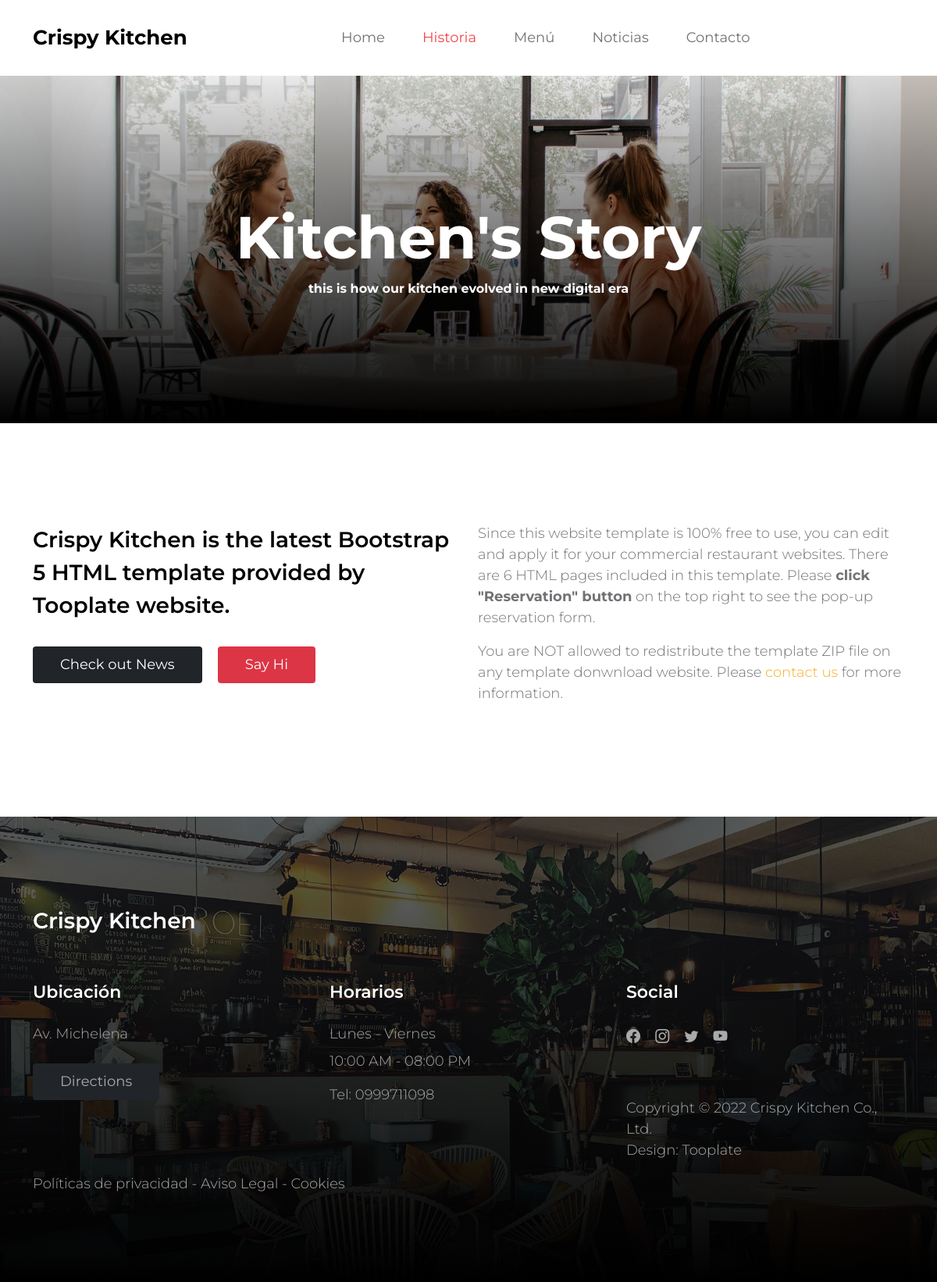
The page /about/ on the database its author committed.
### social/models.py (models this page shows, shortened)
class Link(models.Model):
    key=models.SlugField(verbose_name="Nombre clave",
                          max_length=100, unique=True)
    name=models.CharField(max_length=200, verbose_name="Red social")
    url=models.URLField(verbose_name="Enlace",
                        max_length=200, null=True, blank=True)
    created = models.DateTimeField(
        auto_now_add=True, verbose_name="Fecha de creación")
    updated = models.DateTimeField(
        auto_now_add=True, verbose_name="Fecha de edición")
    class Meta:
        verbose_name = "enlace"
        verbose_name_plural = "enlaces"

### pages/models.py (models this page shows, shortened)
class Page(models.Model):
    title = models.CharField(verbose_name="Título", max_length=200)
    content = RichTextField(verbose_name="Contenido")
    created = models.DateTimeField(
        auto_now_add=True, verbose_name="Fecha de creación")
    updated = models.DateTimeField(
        auto_now_add=True, verbose_name="Fecha de edición")
    class Meta:
        verbose_name = "página"
        verbose_name_plural = "páginas"
        ordering = ['created']

### core/views.py (the view)
# urls.py: path('about/', views.about, name="about"),
def about(request):
    return render(request, "core/about.html")

### pages/templatetags/pages_sample.py (called while the page is built)
@register.simple_tag
def get_page_list():
    pages = Page.objects.all()
    return pages

### social/processors.py (called while the page is built)
def context_dict(request):
    context = {}
    links = Link.objects.all()
    for link in links:
        context[link.key] = link.url # llenando el diccionario vacío
    return context

### core/templates/core/about.html (shortened to what this page needs)
{% extends 'core/base.html' %}
{% load static %}
{% block content %}
<body>
  <main>
    <header class="site-header site-about-header">
      <div class="container">
        <div class="row">
          <div class="col-lg-10 col-12 mx-auto">
            <h1 class="text-white">Kitchen's Story</h1>
            <strong class="text-white"
              >this is how our kitchen evolved in new digital era</strong
            >
          </div>
        </div>
      </div>
      <div class="overlay"></div>
    </header>
    <section class="about section-padding bg-white">
      <div class="container">
        <div class="row">
          <div class="col-lg-6 col-12 mb-2">
            <h4 class="mb-3">
              Crispy Kitchen is the latest Bootstrap 5 HTML template provided by
              Tooplate website.
            </h4>
            <a href="{% url 'news' %}" class="custom-btn btn btn-dark mt-3"
              >Check out News</a
            >
            <a href="{% url 'contact' %}" class="custom-btn btn btn-danger mt-3 ms-3"
              >Say Hi</a
            >
          </div>
          <div class="col-lg-6 col-12">
            <p>
              Since this website template is 100% free to use, you can edit and
              apply it for your commercial restaurant websites. There are 6 HTML
              pages included in this template. Please
              <strong>click "Reservation" button</strong> on the top right to
              see the pop-up reservation form.
            </p>
            <p>
              You are NOT allowed to redistribute the template ZIP file on any
              template donwnload website. Please
              <a href="https://www.tooplate.com/contact" target="_blank"
                >contact us</a
              >
              for more information.
            </p>
          </div>
        </div>
      </div>
    </section>
  </main>
</body>
{% endblock %}

### core/templates/core/base.html (shortened to what this page needs)
<!doctype html>
<html lang="en">
    <head>
        {% load static %}
        <link href="{% static 'core/css/bootstrap.min.css' %}" rel="stylesheet">
        <link href="{% static 'core/css/bootstrap-icons.css' %}" rel="stylesheet">
        <link href="{% static 'core/css/tooplate-crispy-kitchen.css' %}" rel="stylesheet">
    </head>
    <body>
        <nav class="navbar navbar-expand-lg bg-white shadow-lg">
            <div class="container">
                <a class="navbar-brand" href="{%url 'index'%}">
                    Crispy Kitchen
                </a>
                <div class="collapse navbar-collapse" id="navbarNav">
                    <ul class="navbar-nav mx-auto">
                        <li class="nav-item">
                            <a class="nav-link {% if request.path == '/' %}active{% endif %}" href="{%url 'index'%}">Home</a>
                        </li>
                        <li class="nav-item">
                            <a class="nav-link {% if request.path == '/about/' %}active{% endif %}" href="{%url 'about'%}">Historia</a>
                        </li>
                        <li class="nav-item">
                            <a class="nav-link {% if request.path == '/menu/' %}active{% endif %}" href="{%url 'menu'%}">Menú</a>
                        </li>
                        <li class="nav-item">
                            <a class="nav-link {% if request.path == '/news/' %}active{% endif %}" href="{%url 'news'%}">Noticias</a>
                        </li>
                        <li class="nav-item">
                            <a class="nav-link {% if request.path == '/contact/' %}active{% endif %}" href="{%url 'contact'%}">Contacto</a>
                        </li>
                    </ul>
                </div>
            </div>
        </nav>
        <main>
            {% block content %}{% endblock %}
        </main>
        <footer class="site-footer section-padding">
            <div class="container">
                <div class="row">
                    <div class="col-12">
                        <h4 class="text-white mb-4 me-5">Crispy Kitchen</h4>
                    </div>
                    <div class="col-lg-4 col-md-7 col-xs-12 tooplate-mt30">
                        <h6 class="text-white mb-lg-4 mb-3">Ubicación</h6>
                        <p>Av. Michelena</p>
                        <a href="https://www.google.com/maps/place/Av.+Michelena,+Quito/@-0.2479142,-78.5337139,20z/data=!4m6!3m5!1s0x91d5991abd38143f:0xaee3c9ecffe1d7f5!8m2!3d-0.2480751!4d-78.5335449!16s%2Fg%2F1tmxgmj3" class="custom-btn btn btn-dark mt-2">Directions</a>
                    </div>
                    <div class="col-lg-4 col-md-5 col-xs-12 tooplate-mt30">
                        <h6 class="text-white mb-lg-4 mb-3">Horarios</h6>
                        <p class="mb-2">Lunes - Viernes</p>
                        <p>10:00 AM - 08:00 PM</p>
                        <p>Tel: <a href="tel: 0999711098" class="tel-link">0999711098</a></p>
                    </div>
                    <div class="col-lg-4 col-md-6 col-xs-12 tooplate-mt30">
                        <h6 class="text-white mb-lg-4 mb-3">Social</h6>
                        <ul class="social-icon">
                        {% if LINK_FACEBOOK != null %}
                            <li><a href="{{LINK_FACEBOOK}}" target="_blank"
                                 class="social-icon-link bi-facebook"></a></li>
                        {% endif %}
                        {% if LINK_INSTAGRAM != null %}
                            <li><a href="{{LINK_INSTAGRAM}}" target="_blank"
                                 class="social-icon-link bi-instagram"></a></li>
                        {% endif %}
                        {% if LINK_TWITTER != null %}
                            <li><a href="{{LINK_TWITTER}}" target="_blank"
                            	 class="social-icon-link bi-twitter"></a></li>
                        {% endif %}
                        {% if LINK_YT != null %}
                            <li><a href="{{LINK_YT}}" target="_blank"
                                 class="social-icon-link bi-youtube"></a></li>
                        {% endif %}
                        </ul>
                        <p class="copyright-text tooplate-mt60">Copyright © 2022 Crispy Kitchen Co., Ltd.
                        <br>Design: <a rel="nofollow" href="https://www.tooplate.com/" target="_blank">Tooplate</a></p>
                    </div>
                </div>
                <div class="row" >
                    <p class="m-0 mbt">
                        {% load pages_sample %}
                        {% get_page_list as pages_list %}
                        {% for page in pages_list %}
                        <a href="{% url 'page' page.id %}" class="link" text-aligne="center">{{page.title}}</a>{% if not forloop.last %} - {% endif %}
                        {% endfor %}
                    </p>
                </div>
             </div>
        </footer>
    </body>
</html>

### core/static/core/css/tooplate-crispy-kitchen.css (style rules this page uses)
:root { --white-color: #FFFFFF; --primary-color: #f44749; --secondary-color: #f3af24; --section-bg-color: #F9F9F9; --dark-color: #000000; --title-color: #565758; --news-title-color: #292828; --p-color: #717275; --border-color: #eaeaea; --border-radius-default: .25rem; --body-font-family: 'Montserrat', sans-serif; --h1-font-size: 76px; --h2-font-size: 56px; --h3-font-size: 42px; --h4-font-size: 28px; --h5-font-size: 26px; --h6-font-size: 22px; --p-font-size: 18px; --menu-font-size: 18px; --category-font-size: 14px; --font-weight-light: 300; --font-weight-normal: 400; --font-weight-semibold: 600; --font-weight-bold: 700; }
body { background: var(--white-color); font-family: var(--body-font-family); position: relative; }
h2, h3, h4, h5, h6 { color: var(--dark-color); line-height: inherit; }
h1, h2, h3, h4, h5, h6 { font-weight: var(--font-weight-semibold); }
h1, h2 { font-weight: var(--font-weight-bold); }
h1 { font-size: var(--h1-font-size); line-height: normal; }
h4 { font-size: var(--h4-font-size); }
h6 { font-size: var(--h6-font-size); }
p, .list .list-item { color: var(--p-color); font-size: var(--p-font-size); font-weight: var(--font-weight-light); }
a, button { touch-action: manipulation; transition: all 0.3s; }
a { color: var(--secondary-color); text-decoration: none; }
.section-padding { padding-top: 8rem; padding-bottom: 8rem; }
b, strong { font-weight: var(--font-weight-bold); }
.custom-btn { border: 0; color: var(--white-color); font-size: var(--menu-font-size); padding: 10px 35px; }
.navbar { background: var(--white-color); padding-top: 20px; padding-bottom: 20px; }
.navbar-brand { color: var(--dark-color); font-size: var(--h5-font-size); font-weight: var(--font-weight-bold); margin-right: 0; }
.navbar-expand-lg .navbar-nav .nav-link { padding-right: 1.5rem; padding-left: 1.5rem; }
.navbar-expand-lg .nav-link { color: var(--p-color); font-weight: var(--font-weight-normal); font-size: var(--menu-font-size); padding-top: 15px; padding-bottom: 15px; }
.navbar-nav .nav-link.active, .nav-link:focus, .nav-link:hover { color: var(--primary-color); }
.site-header { background-repeat: no-repeat; background-position: center; background-size: cover; padding-top: 10rem; padding-bottom: 10rem; text-align: center; position: relative; }
.site-header .container { position: relative; z-index: 2; }
.site-about-header { background-image: url('../images/header/briana-tozour-V_Nkf1E-vYA-unsplash.jpg'); }
.overlay { background: linear-gradient(to top, var(--dark-color), transparent 100%); position: absolute; top: 0; right: 0; bottom: 0; left: 0; }
.menu, .about, .news, .related-news, .newsletter, .comments { background: var(--section-bg-color); }
.site-footer { background-image: url('../images/daan-evers-tKN1WXrzQ3s-unsplash.jpg'); background-repeat: no-repeat; background-position: center; background-size: cover; padding-top: 7rem; padding-bottom: 7rem; position: relative; }
.site-footer::before { content: ""; background: linear-gradient(to top, var(--dark-color), transparent 200%); position: absolute; top: 0; right: 0; bottom: 0; left: 0; }
.site-footer .container { position: relative; }
.tooplate-mt30 { margin-top: 30px; }
.tooplate-mt60 { margin-top: 60px; }
.copyright-text { font-size: var(--menu-font-size); }
.tel-link { color: var(--p-color); }
.site-footer a { color: #AAA;; }
.site-footer p { color: #AAA; }
.social-icon { margin: 0; padding: 0; }
.social-icon li { list-style: none; display: inline-block; vertical-align: top; transition: all 0.3s; }
.social-icon-link { color: var(--p-color); font-size: var(--p-font-size); display: inline-block; vertical-align: top; margin-top: 4px; margin-bottom: 4px; margin-right: 15px; }

### rows shown on the page
Page: title "Políticas de privacidad"
Page: title "Aviso Legal"
Page: title "Cookies"
